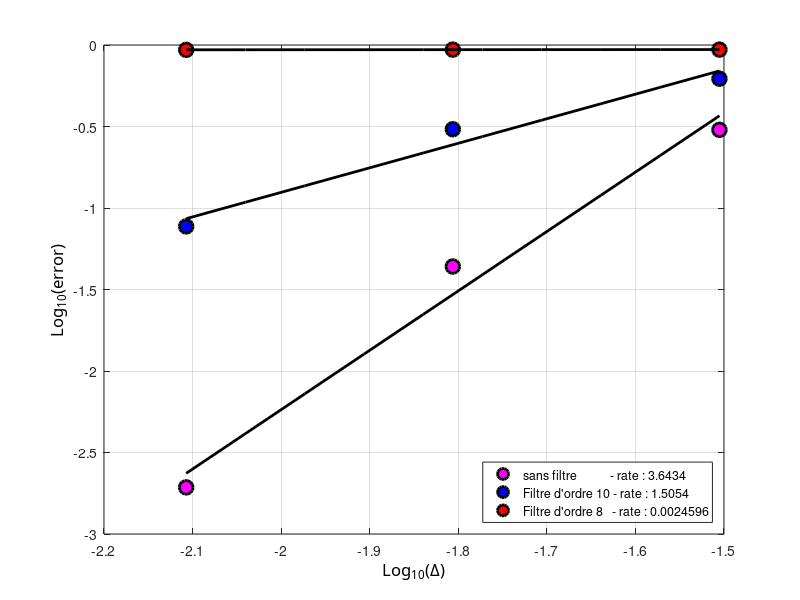

Here is the MATLAB script that generated this plot:
clc; clear all; close all;

N=[32 64 128];
dx=1./N;
e1=[2.5340e-1 3.0328e-2 1.2226e-3];
e2=[2.5367e-1 3.0347e-2 1.2227e-3];
e3=[2.5709e-1 3.0802e-2 1.2301e-3];

e1=[3.0173e-1 4.3763e-2 1.9323e-3];
e2=[6.2132e-1 3.0419e-1 7.7084e-2];
e3=[9.3717e-1 9.3712e-1 9.3398e-1];


ldx=log10(dx);
le1=log10(e1);
le2=log10(e2);
le3=log10(e3);

%% plot 1
figure(11); 
%% curve 1
hl1=plot(ldx,le1,'ok');
set(hl1,'LineWidth',2.0);
set(hl1,'MarkerSize',10);
set(hl1,'MarkerFaceColor','m');
set(hl1,'MarkerEdgeColor','k');

hold on;
[a1,b1]=polyfit(ldx,le1,1);
tt=linspace(min(ldx),max(ldx),10);
lsq1=a1(2)+a1(1)*tt;
% %% courbes...
%hlf1=plot(tt,lsq1,'-r');
hlf1=plot(tt,lsq1,'-k');
set(hlf1,'LineWidth',2.0);


%% curve 2
hl2=plot(ldx,le2,'ok');
set(hl2,'LineWidth',2.0);
set(hl2,'MarkerSize',10);
set(hl2,'MarkerFaceColor','b');
set(hl2,'MarkerEdgeColor','k');

hold on;
[a2,b1]=polyfit(ldx,le2,1);
tt=linspace(min(ldx),max(ldx),10);
lsq1=a2(2)+a2(1)*tt;
% %% courbes...
%hlf2=plot(tt,lsq1,'-b');
hlf2=plot(tt,lsq1,'-k');
set(hlf2,'LineWidth',2.0);

%% curve 3
hl3=plot(ldx,le3,'ok');
set(hl3,'LineWidth',2.0);
set(hl3,'MarkerSize',10);
set(hl3,'MarkerFaceColor','r');
set(hl3,'MarkerEdgeColor','k');

hold on;
[a3,b1]=polyfit(ldx,le3,1);
tt=linspace(min(ldx),max(ldx),10);
lsq1=a3(2)+a3(1)*tt;
% %% courbes...
%hlf3=plot(tt,lsq1,'-g');
hlf3=plot(tt,lsq1,'-k');
set(hlf3,'LineWidth',2.0);

ha=gca;
xa=get(gca,'Xlabel');
set(ha,'Xgrid','on');
set(xa,'String','Log_{10}(\Delta)');
set (xa,'FontName','Calibri');
set(xa,'FontSize',12);

% ylabel
ha=gca;
ya=get(gca,'Ylabel');
set(ha,'Ygrid','on');
set(ya,'String','Log_{10}(error)');
set (ya,'FontName','Calibri');
set(ya,'FontSize',12);

%% legend
legend([hl1,hl2,hl3],{['sans filtre           - rate : ' num2str(a1(1))],['Filtre d''ordre 10 - rate : ' num2str(a2(1))],['Filtre d''ordre 8   - rate : ' num2str(a3(1))]},'Location','SouthEast')
